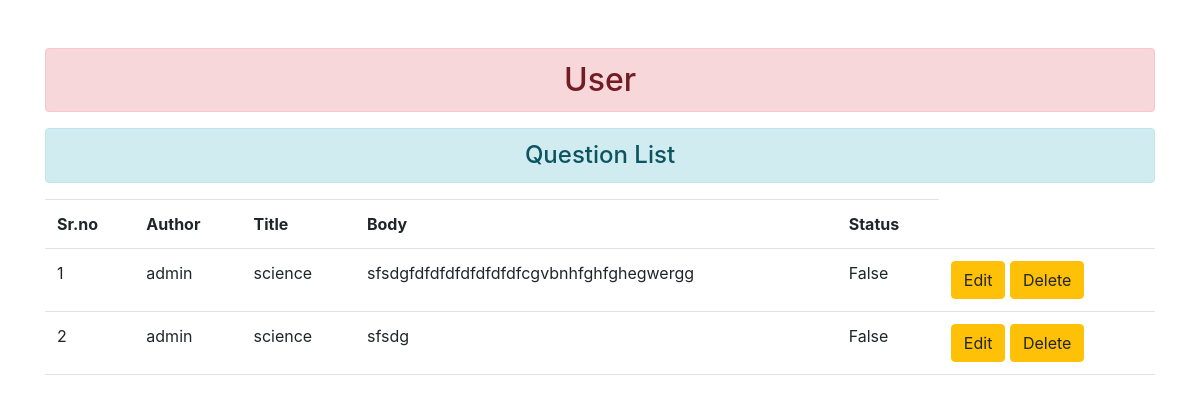
The page /stackovf/view_question/ (signed in) on the database its author committed.
### userapp/models.py (models this page shows)
class Question(models.Model):
    author = models.ForeignKey(User, on_delete=models.CASCADE)
    title = models.CharField(max_length = 255)
    body = models.TextField()
    status = models.BooleanField(default=False)

### userapp/views.py (the view)
# urls.py: path("view_question/", views.view_question, name="view_question"),
def view_question(request):
	validate_login(request)
	print(request.user.id)
	questions = Question.objects.all().filter(author=request.user)
	return render(request,"userapp/view_question.html",{"ques" : questions})

### userapp/views.py (called while the page is built)
def validate_login(request):
    if not request.user.is_authenticated:
        return login_request(request)

### userapp/templates/userapp/view_question.html (shortened to what this page needs)
{% extends 'userapp/base.html' %}
{% block content %}
<div class="row">
<div class="col-sm-12">
    {% if ques %}
    <h4 class="text-center alert alert-info">Question List</h4>
    <table class="table table-hover">
        <tbody>
            <tr>
                <th>Sr.no</th>
                <th>Author </th>
                <th>Title </th>
                <th>Body </th>
                <th>Status </th>
            </tr>
            {% for question in ques %}
            <tr>
                <td>{{ forloop.counter }}</td>
                <td>{{question.author}}</td>
                <td>{{question.title}}</td>
                <td>{{question.body}}</td>
                <td>{{question.status}}</td>
                <td>
                    <a href="{% url 'update_question' question.id %}" class="btn btn-warning">Edit</a>
                    <form action="{% url 'delete_question' question.id %}" class="d-inline" method="post">
                        <input type="submit" value="Delete" class="btn btn-warning">
                    </form>
                </td>
            </tr>
            {% endfor %}
        </tbody>
    </table>
    {% else %}
    <h4 class="text-center alert alert-info">No Questions added</h4>
    {% endif %}
</div>
</div>
{% endblock content %}

### rows shown on the page
Question: author "admin", title "science", body "sfsdgfdfdfdfdfdfdfdfcgvbnhfghfghegwergg", status "False"
Question: author "admin", title "science", body "sfsdg", status "False"
